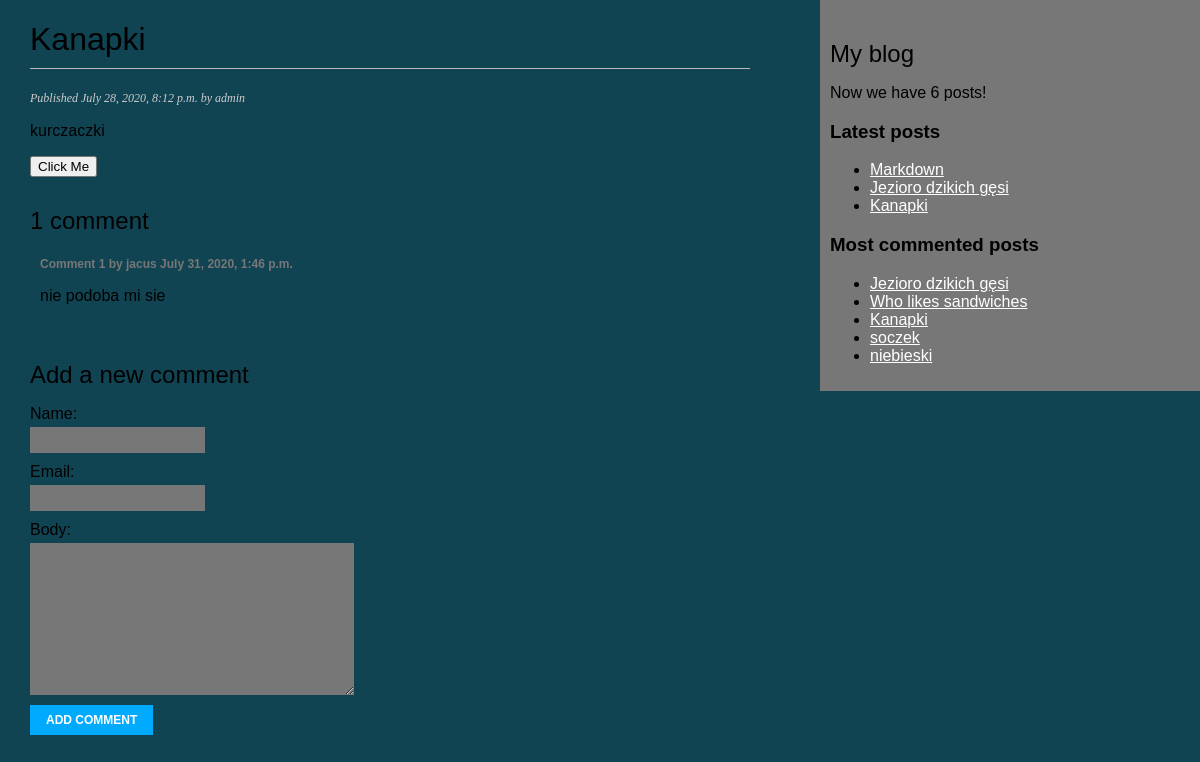
The app's page /blog/2020/7/28/kanapki/, older data.
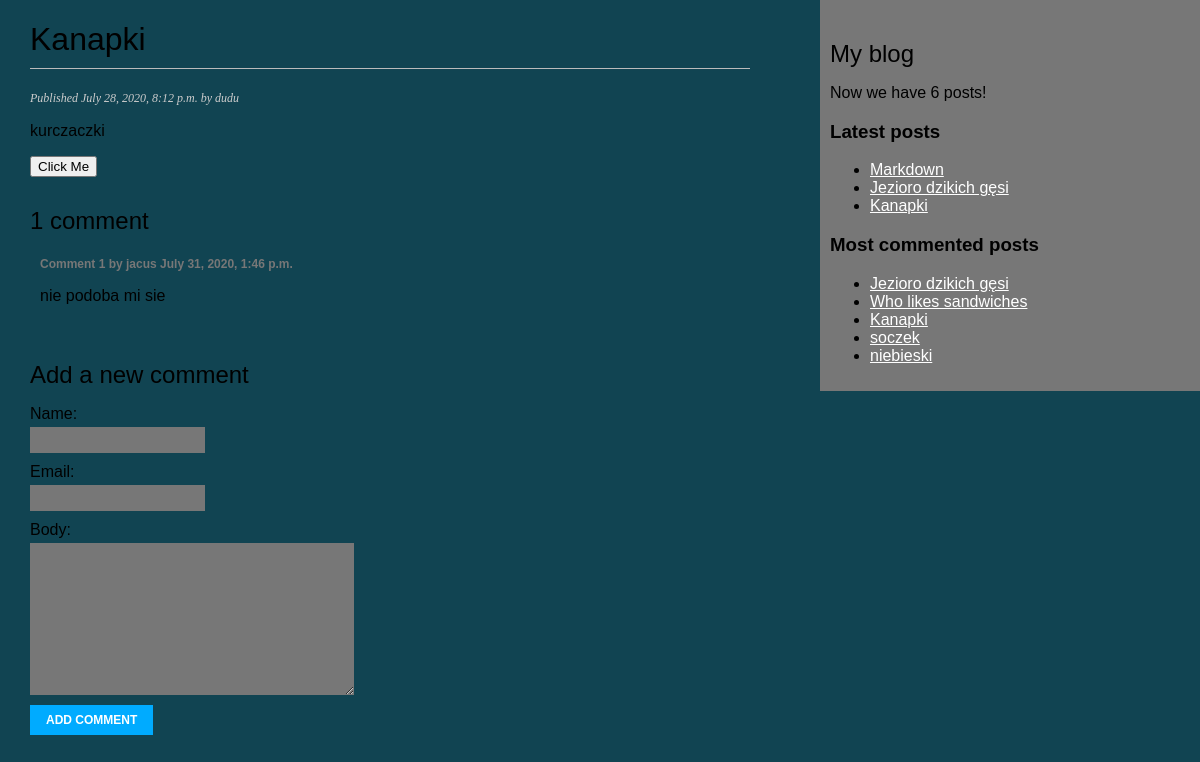
The same page, newer data.
### blog/models.py (models this page shows)
class Post(models.Model):
	STATUS_CHOICES = (
		('draft', 'Draft'),
		('published','Published'),)
	title = models.CharField(max_length=50)
	slug = models.SlugField(max_length=250, unique_for_date="publish")
	author = models.ForeignKey(User, on_delete=models.CASCADE, related_name = 'blog_posts')
	body = models.TextField()
	publish = models.DateTimeField(default=timezone.now)
	created = models.DateTimeField(auto_now_add=True)
	updated = models.DateTimeField(auto_now_add=True)
	status = models.CharField(max_length=10, choices=STATUS_CHOICES, default='draft')
	objects = models.Manager() # The default manager.
	published = PublishedManager() # Our custom manager.
	def get_absolute_url(self):
		return reverse('blog:post_detail',
			args=[self.publish.year,
			self.publish.month,
			self.publish.day,
			self.slug])

### blog/views.py (the view)
def post_detail(request, year, month, day, post):
    post = get_object_or_404(Post,
        slug = post,
        status = 'published',   #str 27
        publish__year = year,
        publish__month = month,
        publish__day = day)
    sent = False
    if request.method == 'POST':
        form = EmailPostForm(request.POST)
        if form.is_valid():
            cd = form.cleaned_data
            post_url = request.build_absolute_uri(
                    post.get_absolute_url())
            subject = f"{cd['name']} recommends you read " \
                    f"{post.title}"
            message = f"Read {post.title} at {post_url}\n\n" \
                    f"{cd['name']}\'s comments: {cd['comments']}"
            send_mail(subject, message, 'admin@myblog.com',
                    [cd['to']])
            sent = True
    else:
        form = EmailPostForm()
    comments = post.comments.filter(active=True)
    new_comment = None
    if request.method == 'POST':
        comment_form = CommentForm(data=request.POST)
        if comment_form.is_valid():
            new_comment = comment_form.save(commit=False)
            new_comment.post = post
            new_comment.save()
    else:
        comment_form = CommentForm()
    return render(request, 'blog/post/detail.html', {'post': post,
                                                    'comments': comments,
                                                    'new_comment': new_comment,
                                                    'comment_form': comment_form,
                                                    'form': form})

### blog/forms.py
class CommentForm(forms.ModelForm):
	class Meta:
		model = Comment
		fields = ('name', 'email', 'body')

class EmailPostForm(forms.Form):
	name = forms.CharField(max_length=25)
	email = forms.EmailField()
	to = forms.EmailField()
	comments = forms.CharField(required=False,
						widget=forms.Textarea)

### blog/models.py (called while the page is built)
	def get_queryset(self):
		return super(PublishedManager,self).get_queryset()\
		.filter(status='published')  # \ oznacza przejscie do natepnego wiersza

### blog/templatetags/blog_tags.py (called while the page is built)
@register.simple_tag
def total_posts():
	return Post.published.count()

@register.inclusion_tag('blog/post/latest_posts.html')
def show_latest_posts(count=5):
	latest_posts = Post.published.order_by('-publish')[:count:]
	return {'latest_posts':latest_posts}

@register.simple_tag
def get_most_commented_posts(count=5):
	return Post.published.annotate(
	total_comments=Count('comments')).order_by(
					'-total_comments')[:count]

@register.filter(name='markdown')
def markdown_format(text):
	return mark_safe(markdown.markdown(text))

### blog/templates/blog/post/detail.html (shortened to what this page needs)
{% extends "blog/base.html" %}
{% load blog_tags %}
{% block content %}
	<h1>{{ post.title }}</h1>
	<p class="date">
		Published {{ post.publish }} by {{ post.author }}
	</p>
	{{ post.body|markdown }}
	<p>
	<button onclick="myFunction()">Click Me</button>
	{% with comments.count as total_comments %}
	<h2>
	{{ total_comments }} comment {{ total_comments|pluralize }}
	</h2>
	{% endwith %}
	{% for comment in comments %}
	<div class="comment">
	<p class="info">
	Comment {{ forloop.counter }} by {{ comment.name }}
	{{ comment.created }}
	</p>
	{{ comment.body|linebreaks }}
	</div>
	{% empty %}
	<p>There are no comments yet.</p>
	{% endfor %}
	{% if new_comment %}
	<h2>Your comment has been added.</h2>
	{% else %}
	<h2>Add a new comment</h2>
	<form method="post">
	{{ comment_form.as_p }}
	<p><input type="submit" value="Add comment"></p>
	</form>
	{% endif %}
{% endblock %}

### blog/templates/blog/base.html (shortened to what this page needs)
{% load blog_tags %}
<!DOCTYPE html>
<html>
<head>
	{% load static %}
	<link href="{% static "css/blog.css" %}" rel="stylesheet">
</head>
<body>
	<div id="content">
	{% block content %}
	{% endblock %}
	</div>
	<div id="sidebar">
		<h2>My blog</h2>
		<p>Now we have {% total_posts %} posts!</p>
		<h3>Latest posts</h3>
		{% show_latest_posts 3 %}
		<h3>Most commented posts</h3>
		{% get_most_commented_posts as most_commented_posts %}
		<ul>
		{% for post in most_commented_posts %}
		<li><a href="{{ post.get_absolute_url }}">{{ post.title }}</a></li>
		{% endfor %}
		</ul>
	</div>
</body>
</html>

### blog/templates/blog/post/latest_posts.html
<ul>
	{% for post in latest_posts %}
	<li>
		<a href="{{ post.get_absolute_url }}"> {{ post.title }} </a>
	</li>
	{% endfor %}
</ul>

Row changes from the older to the newer data that the page shows:
changed Post "Kanapki": author "admin" → "dudu"
